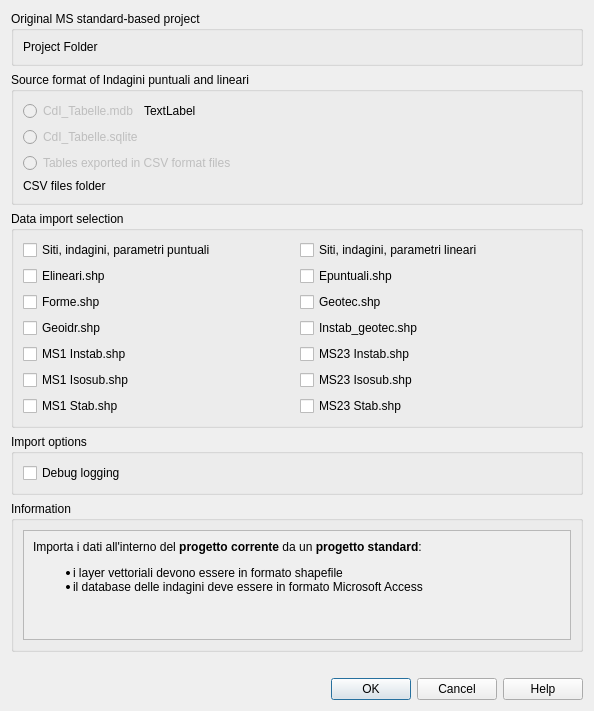
<?xml version="1.0" encoding="UTF-8"?>
<ui version="4.0">
 <class>Dialog</class>
 <widget class="QDialog" name="Dialog">
  <property name="geometry">
   <rect>
    <x>0</x>
    <y>0</y>
    <width>594</width>
    <height>711</height>
   </rect>
  </property>
  <property name="windowTitle">
   <string>Dialog</string>
  </property>
  <layout class="QVBoxLayout" name="verticalLayout">
   <item>
    <widget class="QGroupBox" name="groupBox">
     <property name="title">
      <string>Original MS standard-based project</string>
     </property>
     <layout class="QFormLayout" name="formLayout">
      <item row="0" column="0">
       <widget class="QLabel" name="label">
        <property name="text">
         <string>Project Folder</string>
        </property>
       </widget>
      </item>
      <item row="0" column="1">
       <widget class="QgsFileWidget" name="input_dir_widget">
        <property name="storageMode">
         <enum>QgsFileWidget::GetDirectory</enum>
        </property>
       </widget>
      </item>
     </layout>
    </widget>
   </item>
   <item>
    <widget class="QGroupBox" name="groupBox_3">
     <property name="title">
      <string>Source format of Indagini puntuali and lineari</string>
     </property>
     <layout class="QVBoxLayout" name="verticalLayout_6">
      <item>
       <layout class="QHBoxLayout" name="horizontalLayout_2">
        <item>
         <widget class="QRadioButton" name="radio_button_mdb">
          <property name="enabled">
           <bool>false</bool>
          </property>
          <property name="text">
           <string>CdI_Tabelle.mdb</string>
          </property>
         </widget>
        </item>
        <item>
         <widget class="QLabel" name="label_mdb_msg">
          <property name="text">
           <string>TextLabel</string>
          </property>
         </widget>
        </item>
        <item>
         <spacer name="horizontalSpacer">
          <property name="orientation">
           <enum>Qt::Horizontal</enum>
          </property>
          <property name="sizeHint" stdset="0">
           <size>
            <width>40</width>
            <height>20</height>
           </size>
          </property>
         </spacer>
        </item>
       </layout>
      </item>
      <item>
       <widget class="QRadioButton" name="radio_button_sqlite">
        <property name="enabled">
         <bool>false</bool>
        </property>
        <property name="text">
         <string>CdI_Tabelle.sqlite</string>
        </property>
       </widget>
      </item>
      <item>
       <widget class="QRadioButton" name="radio_button_csv">
        <property name="enabled">
         <bool>false</bool>
        </property>
        <property name="text">
         <string>Tables exported in CSV format files</string>
        </property>
       </widget>
      </item>
      <item>
       <layout class="QHBoxLayout" name="horizontalLayout">
        <item>
         <widget class="QLabel" name="label_3">
          <property name="text">
           <string>CSV files folder</string>
          </property>
         </widget>
        </item>
        <item>
         <widget class="QgsFileWidget" name="csv_dir_widget">
          <property name="enabled">
           <bool>false</bool>
          </property>
          <property name="storageMode">
           <enum>QgsFileWidget::GetDirectory</enum>
          </property>
         </widget>
        </item>
       </layout>
      </item>
     </layout>
    </widget>
   </item>
   <item>
    <widget class="QGroupBox" name="group_box_content">
     <property name="title">
      <string>Data import selection</string>
     </property>
     <layout class="QGridLayout" name="gridLayout">
      <item row="7" column="0">
       <widget class="QCheckBox" name="chk_ms1_stab">
        <property name="text">
         <string>MS1 Stab.shp</string>
        </property>
       </widget>
      </item>
      <item row="6" column="0">
       <widget class="QCheckBox" name="chk_ms1_isosub">
        <property name="text">
         <string>MS1 Isosub.shp</string>
        </property>
       </widget>
      </item>
      <item row="0" column="0">
       <widget class="QCheckBox" name="chk_siti_puntuali">
        <property name="text">
         <string>Siti, indagini, parametri puntuali</string>
        </property>
       </widget>
      </item>
      <item row="1" column="1">
       <widget class="QCheckBox" name="chk_epuntuali">
        <property name="text">
         <string>Epuntuali.shp</string>
        </property>
       </widget>
      </item>
      <item row="0" column="1">
       <widget class="QCheckBox" name="chk_siti_lineari">
        <property name="text">
         <string>Siti, indagini, parametri lineari</string>
        </property>
       </widget>
      </item>
      <item row="1" column="0">
       <widget class="QCheckBox" name="chk_elineari">
        <property name="text">
         <string>Elineari.shp</string>
        </property>
       </widget>
      </item>
      <item row="5" column="1">
       <widget class="QCheckBox" name="chk_ms23_instab">
        <property name="text">
         <string>MS23 Instab.shp</string>
        </property>
       </widget>
      </item>
      <item row="5" column="0">
       <widget class="QCheckBox" name="chk_ms1_instab">
        <property name="text">
         <string>MS1 Instab.shp</string>
        </property>
       </widget>
      </item>
      <item row="6" column="1">
       <widget class="QCheckBox" name="chk_ms23_isosub">
        <property name="text">
         <string>MS23 Isosub.shp</string>
        </property>
       </widget>
      </item>
      <item row="7" column="1">
       <widget class="QCheckBox" name="chk_ms23_stab">
        <property name="text">
         <string>MS23 Stab.shp</string>
        </property>
       </widget>
      </item>
      <item row="2" column="1">
       <widget class="QCheckBox" name="chk_geotec">
        <property name="text">
         <string>Geotec.shp</string>
        </property>
       </widget>
      </item>
      <item row="2" column="0">
       <widget class="QCheckBox" name="chk_forme">
        <property name="text">
         <string>Forme.shp</string>
        </property>
       </widget>
      </item>
      <item row="4" column="1">
       <widget class="QCheckBox" name="chk_instab_geotec">
        <property name="text">
         <string>Instab_geotec.shp</string>
        </property>
       </widget>
      </item>
      <item row="4" column="0">
       <widget class="QCheckBox" name="chk_geoidr">
        <property name="text">
         <string>Geoidr.shp</string>
        </property>
       </widget>
      </item>
     </layout>
    </widget>
   </item>
   <item>
    <widget class="QGroupBox" name="group_box_options">
     <property name="title">
      <string>Import options</string>
     </property>
     <layout class="QFormLayout" name="formLayout_2">
      <item row="0" column="0">
       <widget class="QCheckBox" name="chk_debug_logging">
        <property name="text">
         <string>Debug logging</string>
        </property>
       </widget>
      </item>
     </layout>
    </widget>
   </item>
   <item>
    <widget class="QgsCollapsibleGroupBox" name="mGroupBox">
     <property name="title">
      <string>Information</string>
     </property>
     <property name="collapsed">
      <bool>true</bool>
     </property>
     <layout class="QVBoxLayout" name="verticalLayout_5">
      <item>
       <widget class="QScrollArea" name="scrollArea">
        <property name="widgetResizable">
         <bool>true</bool>
        </property>
        <widget class="QWidget" name="scrollAreaWidgetContents">
         <property name="geometry">
          <rect>
           <x>0</x>
           <y>0</y>
           <width>556</width>
           <height>93</height>
          </rect>
         </property>
         <layout class="QVBoxLayout" name="verticalLayout_2">
          <item>
           <widget class="QLabel" name="label_2">
            <property name="text">
             <string>&lt;html&gt;&lt;head/&gt;&lt;body&gt;&lt;p&gt;Importa i dati all'interno del &lt;span style=&quot; font-weight:600;&quot;&gt;progetto corrente&lt;/span&gt; da un &lt;span style=&quot; font-weight:600;&quot;&gt;progetto standard&lt;/span&gt;:&lt;/p&gt;&lt;ul style=&quot;margin-top: 0px; margin-bottom: 0px; margin-left: 0px; margin-right: 0px; -qt-list-indent: 1;&quot;&gt;&lt;li style=&quot; margin-top:12px; margin-bottom:0px; margin-left:0px; margin-right:0px; -qt-block-indent:0; text-indent:0px;&quot;&gt;i layer vettoriali devono essere in formato shapefile &lt;/li&gt;&lt;li style=&quot; margin-top:0px; margin-bottom:12px; margin-left:0px; margin-right:0px; -qt-block-indent:0; text-indent:0px;&quot;&gt;il database delle indagini deve essere in formato Microsoft Access&lt;/li&gt;&lt;/ul&gt;&lt;/body&gt;&lt;/html&gt;</string>
            </property>
            <property name="textFormat">
             <enum>Qt::RichText</enum>
            </property>
            <property name="alignment">
             <set>Qt::AlignLeading|Qt::AlignLeft|Qt::AlignTop</set>
            </property>
            <property name="wordWrap">
             <bool>true</bool>
            </property>
           </widget>
          </item>
         </layout>
        </widget>
       </widget>
      </item>
     </layout>
    </widget>
   </item>
   <item>
    <spacer name="verticalSpacer">
     <property name="orientation">
      <enum>Qt::Vertical</enum>
     </property>
     <property name="sizeHint" stdset="0">
      <size>
       <width>20</width>
       <height>40</height>
      </size>
     </property>
    </spacer>
   </item>
   <item>
    <widget class="QDialogButtonBox" name="button_box">
     <property name="orientation">
      <enum>Qt::Horizontal</enum>
     </property>
     <property name="standardButtons">
      <set>QDialogButtonBox::Cancel|QDialogButtonBox::Help|QDialogButtonBox::Ok</set>
     </property>
    </widget>
   </item>
  </layout>
 </widget>
 <customwidgets>
  <customwidget>
   <class>QgsCollapsibleGroupBox</class>
   <extends>QGroupBox</extends>
   <header>qgscollapsiblegroupbox.h</header>
   <container>1</container>
  </customwidget>
  <customwidget>
   <class>QgsFileWidget</class>
   <extends>QWidget</extends>
   <header>qgsfilewidget.h</header>
  </customwidget>
 </customwidgets>
 <resources/>
 <connections>
  <connection>
   <sender>button_box</sender>
   <signal>accepted()</signal>
   <receiver>Dialog</receiver>
   <slot>accept()</slot>
   <hints>
    <hint type="sourcelabel">
     <x>248</x>
     <y>254</y>
    </hint>
    <hint type="destinationlabel">
     <x>157</x>
     <y>274</y>
    </hint>
   </hints>
  </connection>
  <connection>
   <sender>button_box</sender>
   <signal>rejected()</signal>
   <receiver>Dialog</receiver>
   <slot>reject()</slot>
   <hints>
    <hint type="sourcelabel">
     <x>316</x>
     <y>260</y>
    </hint>
    <hint type="destinationlabel">
     <x>286</x>
     <y>274</y>
    </hint>
   </hints>
  </connection>
 </connections>
</ui>
